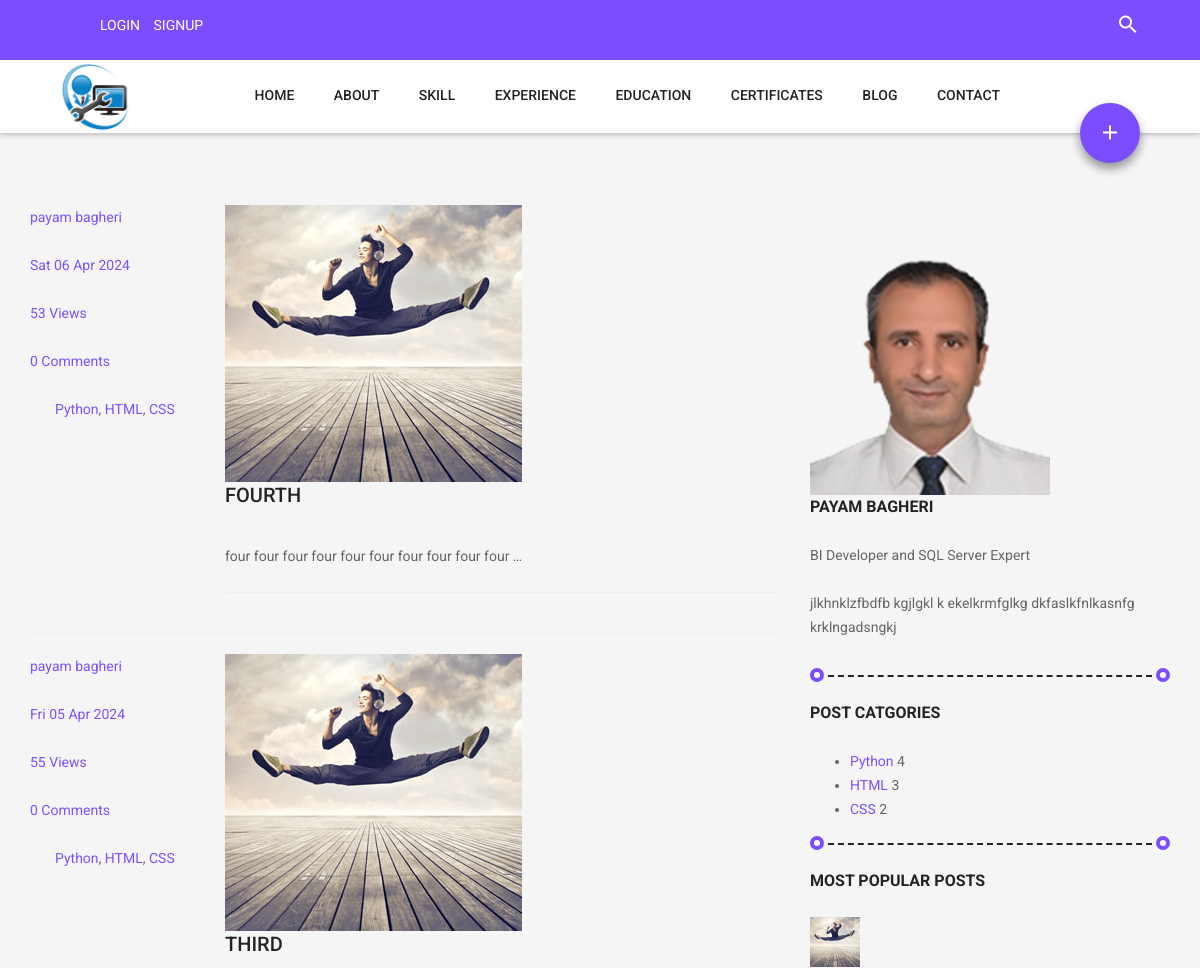
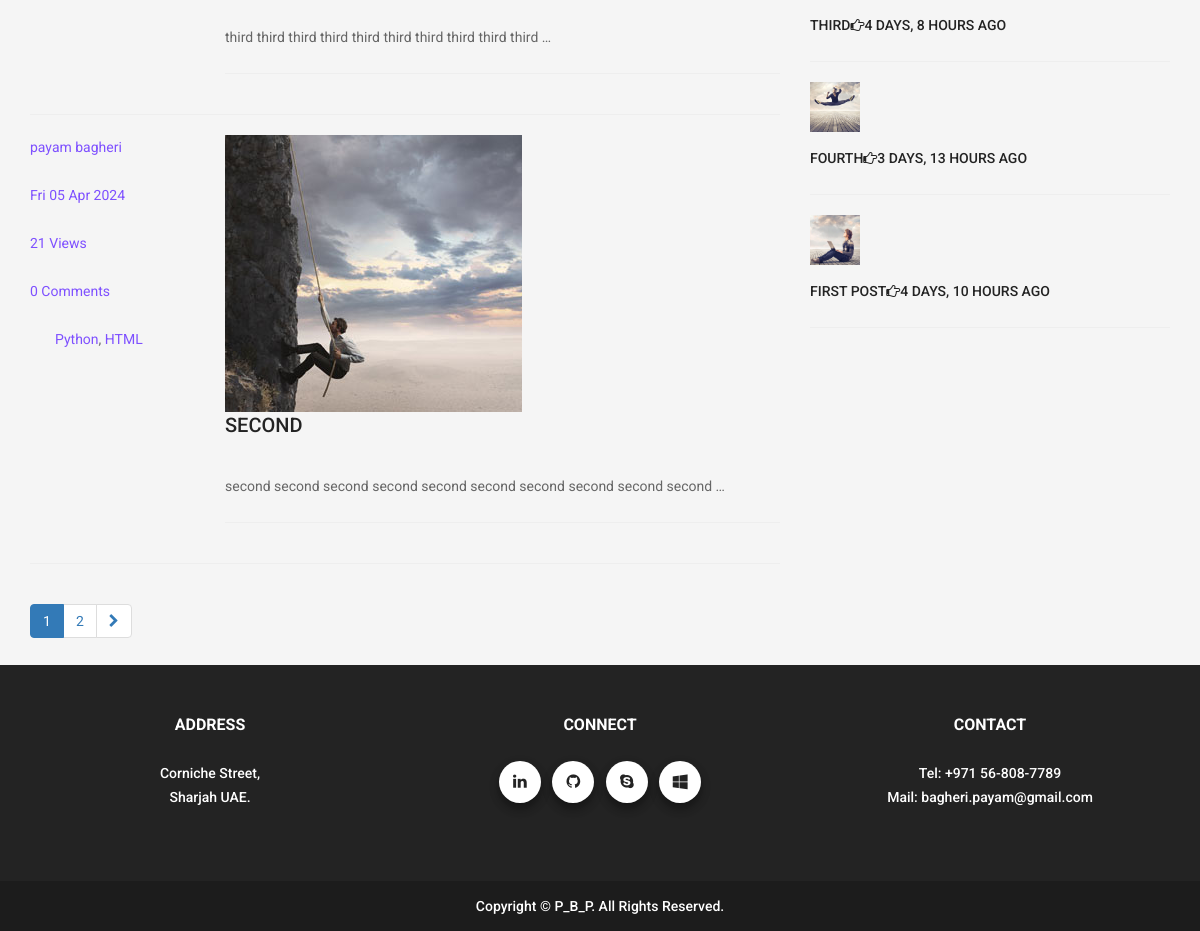
/blog/, run on an earlier commit of the app's database (2 pictures, top to bottom).
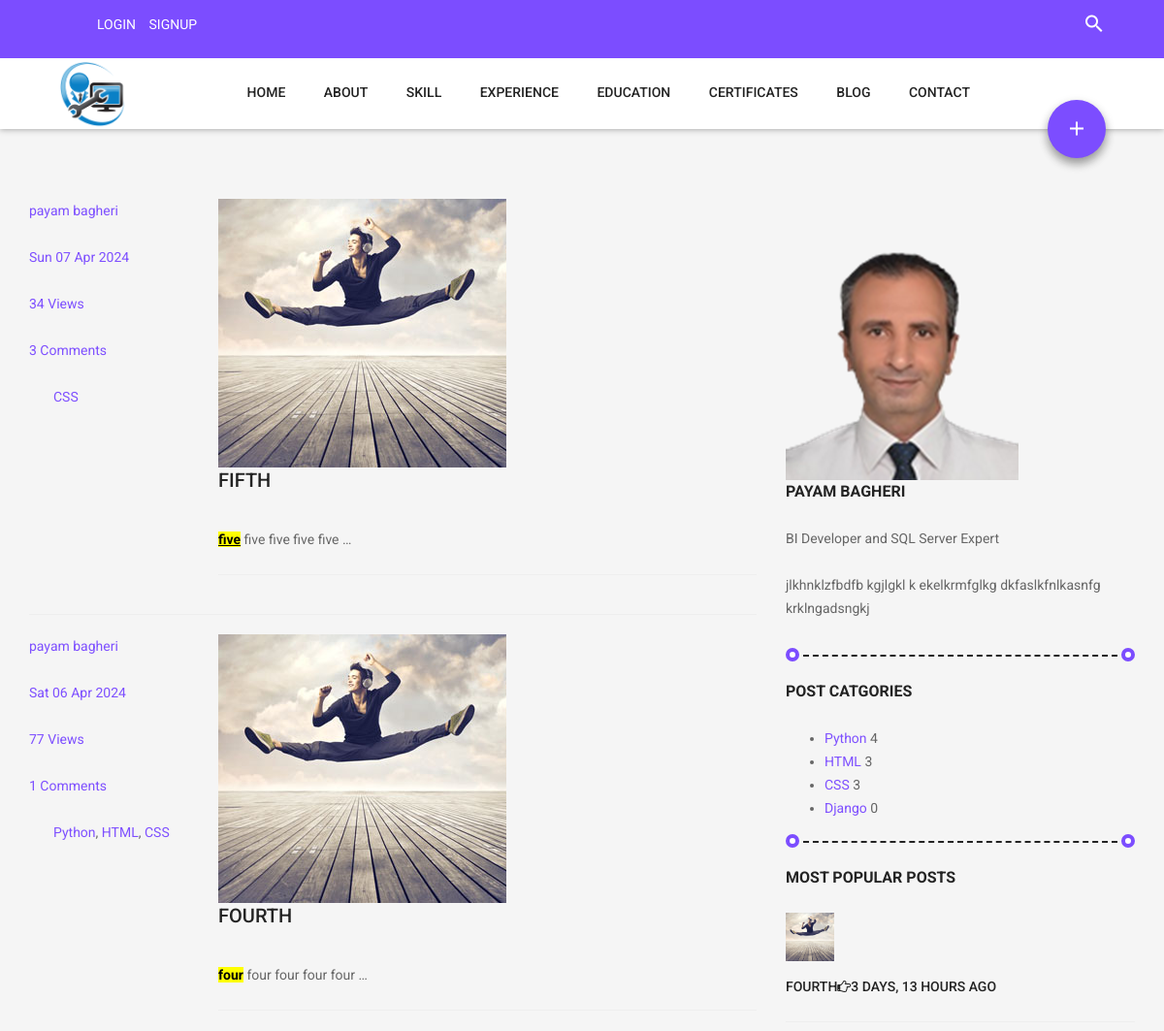
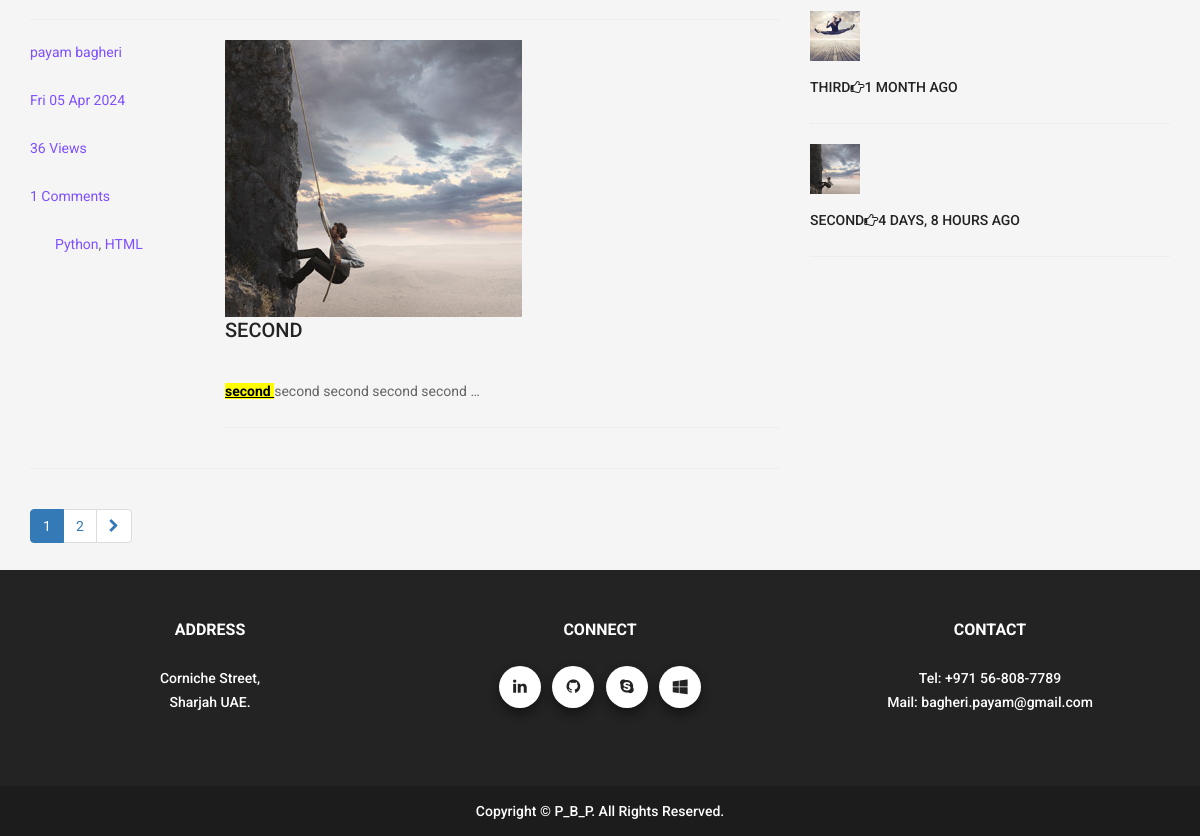
And on a later commit of the database (2 pictures, top to bottom).
### blog/models.py (models this page shows, shortened)
class Post(models.Model):
    image = models.ImageField(upload_to = 'blog/', default='blog/default.jpg')
    image_home = models.ImageField(upload_to = 'blog/', default='blog/default.jpg')
    author = models.ForeignKey(User, on_delete=models.SET_NULL, null=True)
    title = models.CharField(max_length=255)
    content = models.TextField()
    tags =TaggableManager()
    category =models.ManyToManyField(Category)
    counted_view = models.IntegerField(default=0)
    status = models.BooleanField(default=False)
    login_require = models.BooleanField(default=False)
    created_date = models.DateTimeField(auto_now_add=True)
    updated_date = models.DateTimeField(auto_now=True)
    published_date = models.DateTimeField(null=True)
    class Meta:
        ordering = ['-published_date']

class Category(models.Model):
    name = models.CharField(max_length=255)
    def __str__(self):
        return self.name

### blog/views.py (the view)
# urls.py: path('',blog_view, name='index'),
def blog_view(request, **kwargs):
    posts = Post.objects.exclude(published_date__gt=timezone.now()).exclude (status= 0)
    if kwargs.get('cat_name') != None:
        posts = posts.filter(category__name=kwargs['cat_name'])
    if kwargs.get('author_username') != None:
        posts = posts.filter(author__username=kwargs['author_username'])
    if kwargs.get('tag_name') != None:
        posts = posts.filter(tags__name__in=[kwargs['tag_name']])
    posts = Paginator(posts,3)
    try:
        page_number = request.GET.get('page')
        posts = posts.get_page(page_number)
    except PageNotAnInteger:
        posts = posts.get_page(1)
    except EmptyPage:
        posts = posts.get_page(1)
    context = {'posts': posts}
    return render(request, 'blog/blog-home.html', context)

### blog/templatetags/blog_tags.py (called while the page is built)
@register.simple_tag(name='comment_count')
def function(pid):
    return Comment.objects.filter(post=pid, approved=True).count()

@register.inclusion_tag('blog/blog-latest.html')
def latestposts(arg=1):
    posts = Post.objects.exclude(published_date__gt=timezone.now()).exclude (status= 0)[:arg]
    return {'posts': posts}

@register.inclusion_tag('blog/blog-popular.html')
def popularpost(arg=4):
    posts1 = Post.objects.filter(status= 1).order_by('-counted_view')[:arg]
    return {'posts1': posts1}

@register.inclusion_tag('blog/blog-post-categories.html')
def categories():
    posts = Post.objects.exclude(published_date__gt=timezone.now()).exclude (status= 0)
    categories=Category.objects.all()
    cat_dict={}
    for name in categories:
        cat_dict[name]=posts.filter(category=name).count()
    return {'categories': cat_dict}

### templates/blog/blog-home.html (shortened to what this page needs)
{% extends 'base.html' %}
{% load static %}
{% load blog_tags %}
{% block content %}
<div>
	<br>
	<br>
	<br>
</div>
  <section class="post-content-area">
    <div class="container">
      <div class="row">
        <div class="col-lg-8 posts-list">
          {% for post in posts %}
            <div class="single-post row">
              <div class="col-lg-3 col-md-3 meta-details">
                <div class="user-details row">
                  <p class="user-name col-lg-12 col-md-12 col-6">
                    <a href="{% url 'blog:author' author_username=post.author.username %}">{{ post.author.get_full_name }}</a>
                  </p>
                  <p class="date col-lg-12 col-md-12 col-6">
                    <a href="#">{{ post.published_date|date:'D d M Y' }}</a>
                  </p>
                  <p class="view col-lg-12 col-md-12 col-6">
                    <a href="#">{{ post.counted_view }} Views</a>
                  </p>
                  <p class="comments col-lg-12 col-md-12 col-6">
                    <a href="{% url 'blog:single' post.id %}">{% comment_count post.id %} Comments</a>
                  </p>
				  <ul class="tags">
					{% for cat in post.category.all %}
					<a href="{% url 'blog:category' cat_name=cat.name %}">{{ cat.name }}</a>{% if not forloop.last %},{% endif %}
					{% endfor %}
				  </ul>
                </div>
              </div>
              <div class="col-lg-9 col-md-9">
                <div class="feature-img">
                  <a href="{% url 'blog:single' post.id %}"><img class="img-fluid" src="{{ post.image_home.url }}" alt="" /></a>
                </div>
                <a class="posts-title" href="{% url 'blog:single' post.id %}"><h3>{{ post.title }}</h3></a>
                <p class="excert">{{ post.content|safe|truncatewords:10 }}</p>
                <hr>
              </div>
            </div>
		<hr>
          {% endfor %}
          <nav class="blog-pagination justify-content-center d-flex">
            <ul class="pagination">
              {% for i in posts.paginator.page_range %}
                {% if posts.number == i %}
                  <li class="page-item active">
                    <a href="?page={{ i }}" class="page-link">{{ i }}</a>
                  </li>
                {% else %}
                  <li class="page-item">
                    <a href="?page={{ i }}" class="page-link">{{ i }}</a>
                  </li>
                {% endif %}
              {% endfor %}
              {% if posts.has_next %}
                <li class="page-item">
                  <a href="?page={{ posts.next_page_number }}" class="page-link" aria-label="Next"><span aria-hidden="true"><span class="fa fa-chevron-right"></span></span></a>
                </li>
              {% endif %}
            </ul>
          </nav>
        </div>
        <div class="col-lg-4 sidebar-widgets">
          <div class="widget-wrap">
            {% include 'blog/blog-writer.html' %}
            {% categories %}
            {% popularpost 3 %}
          </div>
        </div>
      </div>
    </div>
  </section>
{% endblock %}

### templates/blog/blog-post-categories.html
{% load static %}
{% load blog_tags %}
<div class="single-sidebar-widget post-category-widget">
  <h4 class="category-title">Post Catgories</h4>
  <ul class="cat-list">
    {% for name, count in categories.items %}
      <li>
        <div class="d-flex justify-content-between">
        <a href="{% url 'blog:category' cat_name=name %}" class="d-flex justify-content-between">
          <span>{{ name }}</span></a>
          <span>{{ count }}</span>
        </div>
      </li>
    {% endfor %}
  </ul>
  <div class="signature"></div>
</div>

### templates/blog/blog-popular.html
{% load static %}
{% load blog_tags %}
{% load humanize %}
<div class="single-sidebar-widget popular-post-widget">
  <h4 class="popular-title">Most Popular Posts</h4>
  <div class="popular-post-list">
    {% for post in posts1 %}
      <div class="single-post-list d-flex flex-row align-items-center">
        <div class="thumb">
          <img class="img-fluid"  src="{{ post.image_home.url }}" style = "height: 50px; width: 50px;" alt="" />
          <a href="{% url 'blog:single' pid=post.id %}"><h6>{{ post.title }}<span class="fa fa-hand-o-right"></span>{{ post.published_date|naturaltime }}</h6></a>
        </div>
        <hr>
      </div>
    {% endfor %}
  </div>
</div>

What changed in the data, as far as the page shows it:
no longer on this page (row edited): Post: image_home (picture), title "FIRST POST", published_date "4 DAYS, 10 HOURS AGO", shown under "MOST POPULAR POSTS"
no longer on one of the page's lists (row edited): Post: author.get_full_name "payam bagheri", published_date "Fri 05 Apr 2024", counted_view "55", id "0", title "THIRD", content "third third third third third third third third third third …"
added Post: author.get_full_name "payam bagheri", published_date "Sun 07 Apr 2024", counted_view "34", id "3", image_home (picture), title "FIFTH", content "five five five five five …", Category (name "CSS")
computed for Category "CSS": id "2" → "3"
changed Post "FOURTH": counted_view "53" → "77"; id "0" → "1"; content "four four four four four four four four four four …" → "four four four four four …"; moves up the list
now on one of the page's lists (row edited): Post: title "SECOND", published_date "4 DAYS, 8 HOURS AGO"
changed Post "SECOND": counted_view "21" → "36"; id "0" → "1"; content "second second second second second second second second second second …" → "second second second second second …"
added Category: name "Django", count "0", shown under "POST CATGORIES"
changed Post "THIRD": published_date "4 DAYS, 8 HOURS AGO" → "1 MONTH AGO"; loses Category (name "Python", count "4"); loses Category (name "HTML", count "3"); loses Category (name "CSS", count "2")
